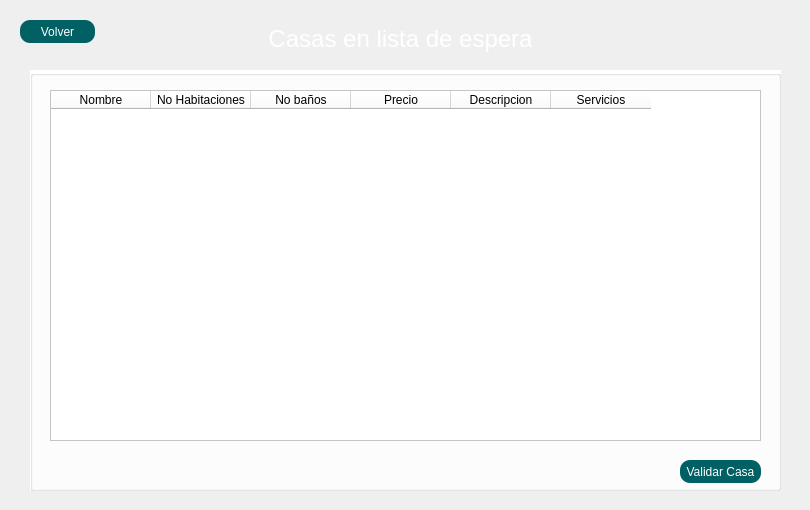
      <widget class="QWidget" name="Administrador_18">
       <widget class="QLabel" name="label_51">
        <property name="geometry">
         <rect>
          <x>10</x>
          <y>10</y>
          <width>791</width>
          <height>491</height>
         </rect>
        </property>
        <property name="styleSheet">
         <string notr="true">border-image: url(C:/Users/ailes/OneDrive/Escritorio/HRS/Recursos/admin2.png);</string>
        </property>
        <property name="text">
         <string/>
        </property>
       </widget>
       <widget class="QTextBrowser" name="textBrowser_15">
        <property name="geometry">
         <rect>
          <x>230</x>
          <y>20</y>
          <width>341</width>
          <height>41</height>
         </rect>
        </property>
        <property name="styleSheet">
         <string notr="true">background:transparent;
color:white;</string>
        </property>
        <property name="html">
         <string>&lt;!DOCTYPE HTML PUBLIC &quot;-//W3C//DTD HTML 4.0//EN&quot; &quot;http://www.w3.org/TR/REC-html40/strict.dtd&quot;&gt;
&lt;html&gt;&lt;head&gt;&lt;meta name=&quot;qrichtext&quot; content=&quot;1&quot; /&gt;&lt;style type=&quot;text/css&quot;&gt;
p, li { white-space: pre-wrap; }
&lt;/style&gt;&lt;/head&gt;&lt;body style=&quot; font-family:'MS Shell Dlg 2'; font-size:8.25pt; font-weight:400; font-style:normal;&quot;&gt;
&lt;p align=&quot;center&quot; style=&quot; margin-top:0px; margin-bottom:0px; margin-left:0px; margin-right:0px; -qt-block-indent:0; text-indent:0px;&quot;&gt;&lt;span style=&quot; font-family:'MS Shell Dlg 2'; font-size:18pt;&quot;&gt;Casas en lista de espera&lt;/span&gt;&lt;/p&gt;&lt;/body&gt;&lt;/html&gt;</string>
        </property>
       </widget>
       <widget class="QPushButton" name="volver_3">
        <property name="geometry">
         <rect>
          <x>20</x>
          <y>20</y>
          <width>75</width>
          <height>23</height>
         </rect>
        </property>
        <property name="styleSheet">
         <string notr="true">QPushButton{
	background-color: #006064;
	color: white;
    selection-color: white;  
    border-radius: 10px; 
    padding: 2px 4px;
}

QPushButton:hover{
	background-color: #006064;
	color: white;
    selection-color: white;  
    border-radius: 10px; 
    padding: 2px 4px;

}</string>
        </property>
        <property name="text">
         <string>Volver</string>
        </property>
       </widget>
       <widget class="QGroupBox" name="groupBox_51">
        <property name="geometry">
         <rect>
          <x>30</x>
          <y>70</y>
          <width>751</width>
          <height>421</height>
         </rect>
        </property>
        <property name="styleSheet">
         <string notr="true">QGroupBox{
background-color:white;

}
QLabel{
background-color:transparent;
color:black;
}
QLineEdit{
background-color:transparent;
border:none;
border-bottom: 1px solid;
border-color: black;
border-bottom: 1px solid;
}

QPushButton{
	background-color: #006064;
	color: white;
    selection-color: white;  
    border-radius: 10px; 
    padding: 2px 4px;
}

QPushButton:hover{
	background-color: #006064;
	color: white;
    selection-color: white;  
    border-radius: 10px; 
    padding: 2px 4px;

}</string>
        </property>
        <property name="title">
         <string/>
        </property>
        <widget class="QTableWidget" name="solicitudesTableWidget">
         <property name="geometry">
          <rect>
           <x>20</x>
           <y>20</y>
           <width>711</width>
           <height>351</height>
          </rect>
         </property>
         <property name="styleSheet">
          <string notr="true">background-color: rgb(255, 255, 255);</string>
         </property>
         <column>
          <property name="text">
           <string>Nombre</string>
          </property>
         </column>
         <column>
          <property name="text">
           <string>No Habitaciones</string>
          </property>
         </column>
         <column>
          <property name="text">
           <string>No baños</string>
          </property>
         </column>
         <column>
          <property name="text">
           <string>Precio</string>
          </property>
         </column>
         <column>
          <property name="text">
           <string>Descripcion</string>
          </property>
         </column>
         <column>
          <property name="text">
           <string>Servicios</string>
          </property>
         </column>
        </widget>
        <widget class="QPushButton" name="reserva">
         <property name="geometry">
          <rect>
           <x>650</x>
           <y>390</y>
           <width>81</width>
           <height>23</height>
          </rect>
         </property>
         <property name="text">
          <string>Validar Casa</string>
         </property>
        </widget>
       </widget>
      </widget>
